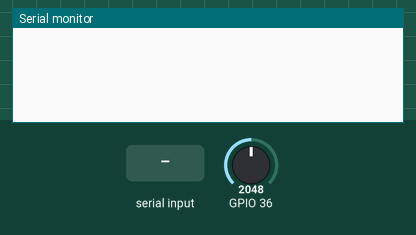
Recording of a sketch running on a simulated ESP32. Parts: the last lines printed to the serial monitor. The test bench sets the inputs (shaded band); at power-on: GPIO 36 = 2048. Nothing arrives over Bluetooth unless stated.

Above: at 1.2 s.
1.3 s: "o" received over the second serial link
At 1.9 s:
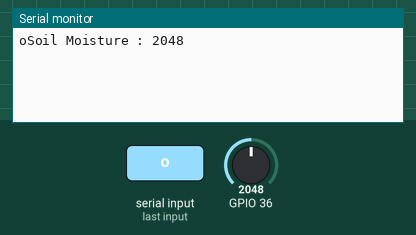
2.8 s: "x" received over the second serial link
At 4.0 s:
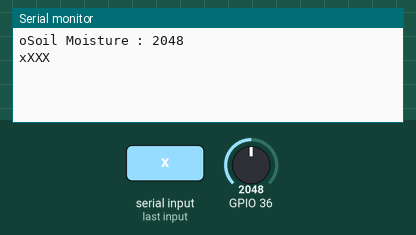
4.3 s: "1" received over the second serial link
At 5.4 s:
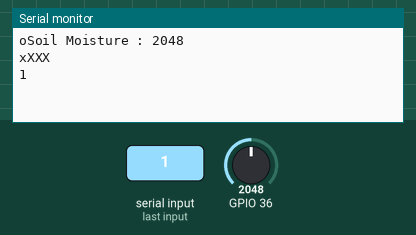

The sketch:

soilMoisture.ino
```cpp
#include "BluetoothSerial.h" //블루투스 시리얼 라이브러리 사용
BluetoothSerial SerialBT;

void setup() {
  Serial.begin(115200);
  SerialBT.begin("ESP32"); // 표시될 블루투스 이름

}

void loop() {
  int soilMoisture = analogRead(A0);

  if (Serial.available()) { // 블루투스 값을 읽어들이기
    SerialBT.write(Serial.read());
  }
  if (SerialBT.available()) { //블루투스 값을 읽어들일 때
    char text = SerialBT.read();
    Serial.write(text); // 받은 블루투스 값을 그대로 시리얼 모니터에 출력
    if(text == 'o'){ //만약 받은 신호가 'o'라면
        Serial.print("Soil Moisture : "); // 시리얼 모니터에 'OOO' 표시
        Serial.println(soilMoisture);
        SerialBT.print("Soil Moisture : ");
        SerialBT.println(soilMoisture);
    } else if(text == 'x'){ //만약 받은 신호가 'x'라면
        Serial.println("XXX"); //시리얼 모니터에 'XXX' 표시
    }
  }

 /*
 Serial.print("Soil Moisture : ");
 Serial.print(soilMoisture);
 Serial.print("\n");
 delay(1000);
 */ // 시리얼 모니터 출력부분 임시 주석처리
}
```

Measured:
- after the input at 1.3 s, the serial monitor: prints a new line at once (image 1)
- after the input at 2.8 s, the serial monitor: prints a new line at once (image 2)
- after the input at 4.3 s, the serial monitor: prints a new line at once (image 3)
